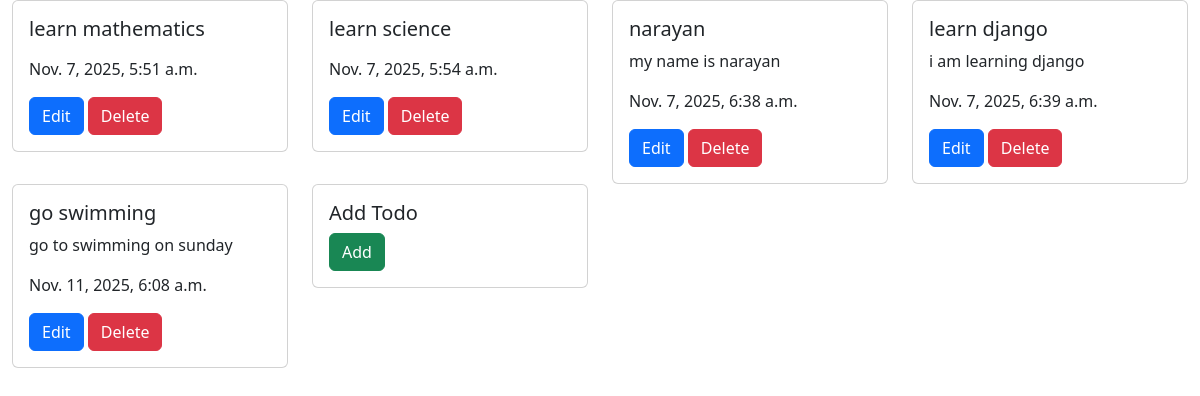
Before: / with the older database file.
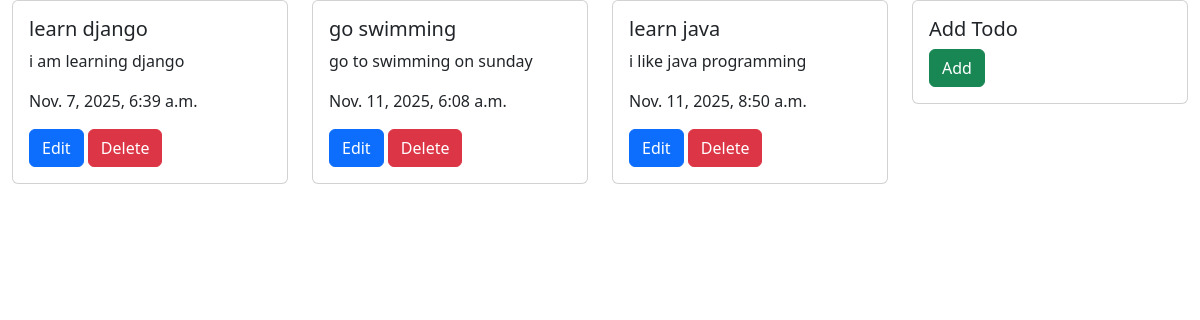
After: the same page with the newer database file.
### myApp/models.py (models this page shows, shortened)
class TodoModel(models.Model):
    title = models.CharField(max_length=100, null=False)
    details = models.TextField()
    date = models.DateTimeField(default=timezone.now)

### myApp/views.py (the view)
# urls.py: path("", views.view_todo, name="view_todo"),
def view_todo(request):
    todos = TodoModel.objects.all() #get all todos
    return render(request, "css/view_todo.html", {"todos": todos},)

### templates/css/view_todo.html (shortened to what this page needs)
<!doctype html>
<html lang="en">
  <head>
    <link href="https://cdn.jsdelivr.net/npm/bootstrap@5.3.8/dist/css/bootstrap.min.css" rel="stylesheet">
  </head>
  <body>
    <div class="container-fluid">
        <div class="row">
        {% for todo in todos %}
        <div class="col-sm-3 mb-3 mb-sm-0">
            <div class="card">
                <div class="card-body">
                    <h5 class="card-title">{{ todo.title }}</h5>
                    <p class="card-text">{{ todo.details }}</p>
                    <p class="card-text">{{ todo.date }}</p>
                    <a href="update/{{ todo.pk }}/" class="btn btn-primary">Edit</a>
                    <a href="delete/{{ todo.pk }}/" class="btn btn-danger">Delete</a>
                </div>
            </div>
        </div>
        {% endfor %}
        <div class="col-sm-3 mb-3 mb-sm-0">
            <div class="card">
            <div class="card-body">
                <h5 class="card-title">Add Todo</h5>
                <a href="add/" class="btn btn-success">Add</a>
            </div>
            </div>
        </div>
        </div>
    </div>
  </body>
</html>

Changed rows visible on the page:
removed TodoModel: title "learn mathematics", date "Nov. 7, 2025, 5:51 a.m."
removed TodoModel: title "learn science", date "Nov. 7, 2025, 5:54 a.m."
removed TodoModel: title "narayan", details "my name is narayan", date "Nov. 7, 2025, 6:38 a.m."
added TodoModel: title "learn java", details "i like java programming", date "Nov. 11, 2025, 8:50 a.m."
